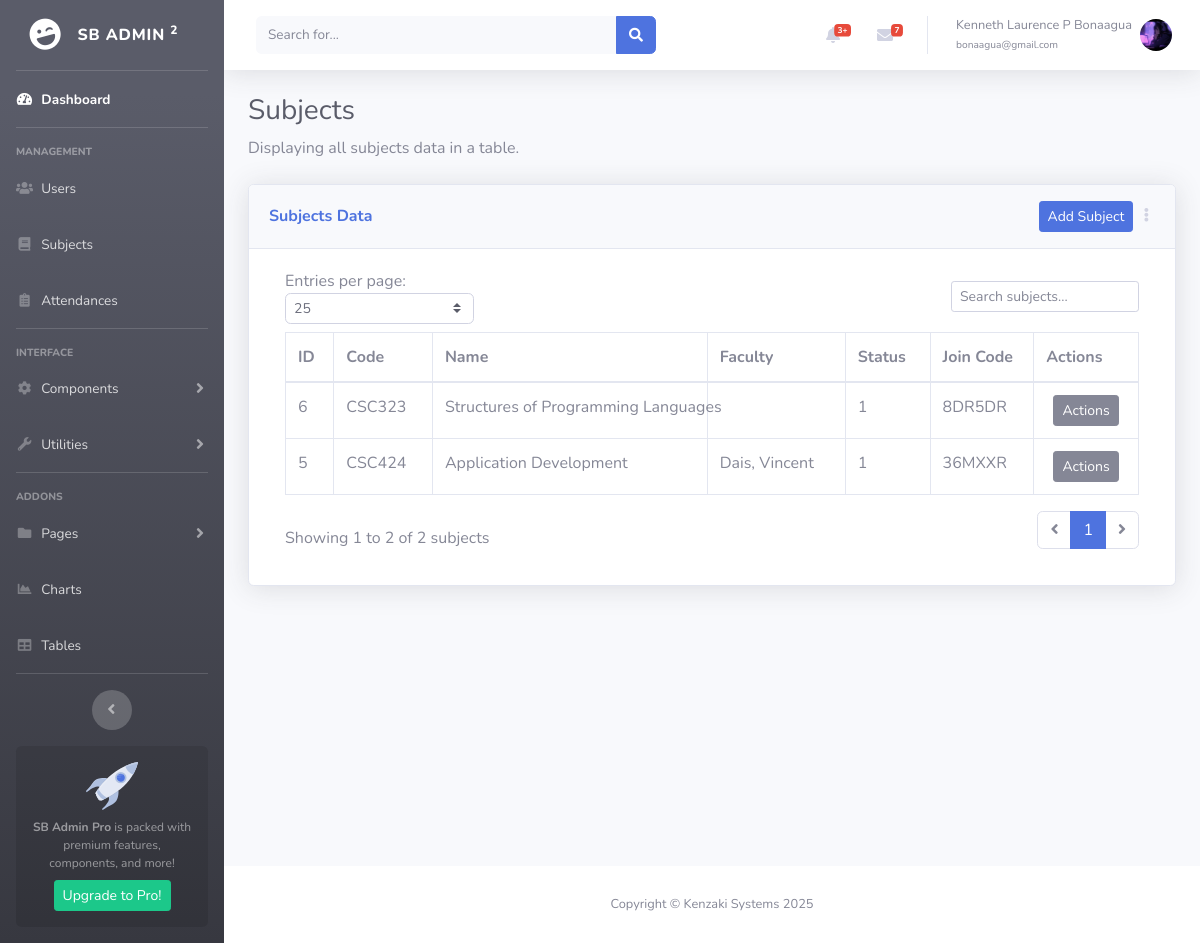
/subjects.php (signed in), run on the app's committed database.
### tables this page shows
CREATE TABLE `subjects` (
  `id` int(11) NOT NULL,
  `code` varchar(225) DEFAULT NULL,
  `name` varchar(225) DEFAULT NULL,
  `faculty_id` int(11) DEFAULT NULL,
  `status` int(11) DEFAULT NULL,
  `joincode` varchar(225) DEFAULT NULL
);

### subjects.php (the view, shortened to what this page needs)
<?php
include 'includes/header.php';
require 'db.php';
$sql = "SELECT subjects.*, CONCAT(users.lastname, ', ', users.firstname) AS faculty_name
        FROM subjects
        LEFT JOIN users ON subjects.faculty_id = users.id";
$result = $conn->query($sql);
?>
<div class="container-fluid">
    <h1 class="h3 mb-2 text-gray-800">Subjects</h1>
    <p class="mb-4">Displaying all subjects data in a table.</p>
    <div class="card shadow mb-4">
        <div class="card-header py-3 d-flex flex-row align-items-center justify-content-between">
            <h6 class="m-0 font-weight-bold text-primary">Subjects Data</h6>
            <div>
                <a href="#" class="btn btn-primary btn-sm" data-toggle="modal" data-target="#addSubjectModal">Add Subject</a>
                <div class="dropdown no-arrow d-inline">
                    <a class="dropdown-toggle" href="#" role="button" id="dropdownMenuLink" data-toggle="dropdown">
                        <i class="fas fa-ellipsis-v fa-sm fa-fw text-gray-400"></i>
                    </a>
                </div>
            </div>
        </div>
        <div class="card-body">
            <div class="table-responsive">
                <div class="px-3">
                    <table class="table table-bordered table-hover" id="dataTable" width="100%" cellspacing="0">
                        <thead>
                            <tr>
                                <th>ID</th>
                                <th>Code</th>
                                <th>Name</th>
                                <th>Faculty</th>
                                <th>Status</th>
                                <th>Join Code</th>
                                <th>Actions</th>
                            </tr>
                        </thead>
                        <tbody>
                            <?php
                            if ($result->num_rows > 0) {
                                while($row = $result->fetch_assoc()) {
                                    echo "<tr>";
                                    echo "<td><div style='max-width: 200px; white-space: nowrap;'>" . $row["id"]. "</div></td>";
                                    echo "<td><div style='max-width: 200px; white-space: nowrap;'>" . $row["code"]. "</div></td>";
                                    echo "<td><div style='max-width: 200px; white-space: nowrap;'>" . $row["name"]. "</div></td>";
                                    echo "<td><div style='max-width: 200px; white-space: nowrap;'>" . $row["faculty_name"]. "</div></td>";
                                    echo "<td><div style='max-width: 200px; white-space: nowrap;'>" . $row["status"]. "</div></td>";
                                    echo "<td><div style='max-width: 200px; white-space: nowrap;'>" . $row["joincode"]. "</div></td>";
                                    echo "<td class='text-center'><div style='max-width: 200px; white-space: nowrap;'>
                                            <div class='dropdown no-arrow'>
                                                <a class='dropdown-toggle btn btn-sm btn-secondary' href='#' role='button' id='dropdownMenuLink' data-toggle='dropdown' aria-haspopup='true' aria-expanded='false'>
                                                    Actions
                                                </a>
                                                <div class='dropdown-menu dropdown-menu-right shadow animated--fade-in' aria-labelledby='dropdownMenuLink'>
                                                    <a class='dropdown-item' href='view_subject.php?id=" . $row["id"] . "'><i class='fas fa-eye fa-sm fa-fw mr-2 text-gray-400'></i>View</a>
                                                    <a class='dropdown-item' href='#' onclick='editSubject(" . $row["id"] . ")'><i class='fas fa-edit fa-sm fa-fw mr-2 text-gray-400'></i>Edit</a>
                                                    <a class='dropdown-item' href='#' onclick='showJoinCode(" . $row["id"] . ", \"" . $row["joincode"] . "\", \"" . $row["code"] . "\")'><i class='fas fa-key fa-sm fa-fw mr-2 text-gray-400'></i>View Join Code</a>
                                                    <a class='dropdown-item' href='#' onclick='changeJoinCode(" . $row["id"] . ", \"" . $row["code"] . "\")'><i class='fas fa-sync fa-sm fa-fw mr-2 text-gray-400'></i>Change Join Code</a>
                                                    <a class='dropdown-item' href='#' onclick='deleteSubject(" . $row["id"] . ")'><i class='fas fa-trash fa-sm fa-fw mr-2 text-gray-400'></i>Delete</a>
                                                </div>
                                            </div>
                                        </div></td>";
                                    echo "</tr>";
                                }
                            } else {
                                echo "<tr><td colspan='7' class='text-center'>No subjects found</td></tr>";
                            }
                            ?>
                        </tbody>
                    </table>
                </div>
            </div>
        </div>
    </div>
</div>
</div>
<?php include 'includes/footer.php'; ?>
</body>
</html>

### includes/header.php (shortened to what this page needs)
<!DOCTYPE html>
<html lang="en">
<head>
    <link href="vendor/fontawesome-free/css/all.min.css" rel="stylesheet" type="text/css">
    <link href="css/sb-admin-2.min.css" rel="stylesheet">
</head>
<body id="page-top">
    <div id="wrapper">
        <ul class="navbar-nav bg-gradient-dark sidebar sidebar-dark accordion" id="accordionSidebar">
            <a class="sidebar-brand d-flex align-items-center justify-content-center" href="dashboard.php">
                <div class="sidebar-brand-icon rotate-n-15">
                    <i class="fas fa-laugh-wink"></i>
                </div>
                <div class="sidebar-brand-text mx-3">SB Admin <sup>2</sup></div>
            </a>
            <hr class="sidebar-divider my-0">
            <li class="nav-item active">
                <a class="nav-link" href="dashboard.php">
                    <i class="fas fa-fw fa-tachometer-alt"></i>
                    <span>Dashboard</span></a>
            </li>
            <hr class="sidebar-divider">
            <div class="sidebar-heading">
                Management
            </div>
            <li class="nav-item">
                <a class="nav-link" href="users.php">
                    <i class="fas fa-fw fa-users"></i>
                    <span>Users</span></a>
            </li>
            <li class="nav-item">
                <a class="nav-link" href="subjects.php">
                    <i class="fas fa-fw fa-book"></i>
                    <span>Subjects</span></a>
            </li>
            <li class="nav-item">
                <a class="nav-link" href="attendances.php">
                    <i class="fas fa-fw fa-clipboard-list"></i>
                    <span>Attendances</span></a>
            </li>
            <hr class="sidebar-divider">
            <div class="sidebar-heading">
                Interface
            </div>
            <li class="nav-item">
                <a class="nav-link collapsed" href="#" data-toggle="collapse" data-target="#collapseTwo"
                    aria-expanded="true" aria-controls="collapseTwo">
                    <i class="fas fa-fw fa-cog"></i>
                    <span>Components</span>
                </a>
            </li>
            <li class="nav-item">
                <a class="nav-link collapsed" href="#" data-toggle="collapse" data-target="#collapseUtilities"
                    aria-expanded="true" aria-controls="collapseUtilities">
                    <i class="fas fa-fw fa-wrench"></i>
                    <span>Utilities</span>
                </a>
            </li>
            <hr class="sidebar-divider">
            <div class="sidebar-heading">
                Addons
            </div>
            <li class="nav-item">
                <a class="nav-link collapsed" href="#" data-toggle="collapse" data-target="#collapsePages"
                    aria-expanded="true" aria-controls="collapsePages">
                    <i class="fas fa-fw fa-folder"></i>
                    <span>Pages</span>
                </a>
            </li>
            <li class="nav-item">
                <a class="nav-link" href="charts.html">
                    <i class="fas fa-fw fa-chart-area"></i>
                    <span>Charts</span></a>
            </li>
            <li class="nav-item">
                <a class="nav-link" href="tables.html">
                    <i class="fas fa-fw fa-table"></i>
                    <span>Tables</span></a>
            </li>
            <hr class="sidebar-divider d-none d-md-block">
            <div class="text-center d-none d-md-inline">
                <button class="rounded-circle border-0" id="sidebarToggle"></button>
            </div>
            <div class="sidebar-card d-none d-lg-flex">
                <img class="sidebar-card-illustration mb-2" src="img/undraw_rocket.svg" alt="...">
                <p class="text-center mb-2"><strong>SB Admin Pro</strong> is packed with premium features, components, and more!</p>
                <a class="btn btn-success btn-sm" href="https://startbootstrap.com/theme/sb-admin-pro">Upgrade to Pro!</a>
            </div>
        </ul>
        <div id="content-wrapper" class="d-flex flex-column">
            <div id="content">
                <nav class="navbar navbar-expand navbar-light bg-white topbar mb-4 static-top shadow">
                    <form
                        class="d-none d-sm-inline-block form-inline mr-auto ml-md-3 my-2 my-md-0 mw-100 navbar-search">
                        <div class="input-group">
                            <input type="text" class="form-control bg-light border-0 small" placeholder="Search for..."
                                aria-label="Search" aria-describedby="basic-addon2">
                            <div class="input-group-append">
                                <button class="btn btn-primary" type="button">
                                    <i class="fas fa-search fa-sm"></i>
                                </button>
                            </div>
                        </div>
                    </form>
                    <ul class="navbar-nav ml-auto">
                        <li class="nav-item dropdown no-arrow mx-1">
                            <a class="nav-link dropdown-toggle" href="#" id="alertsDropdown" role="button"
                                data-toggle="dropdown" aria-haspopup="true" aria-expanded="false">
                                <i class="fas fa-bell fa-fw"></i>
                                <span class="badge badge-danger badge-counter">3+</span>
                            </a>
                        </li>
                        <li class="nav-item dropdown no-arrow mx-1">
                            <a class="nav-link dropdown-toggle" href="#" id="messagesDropdown" role="button"
                                data-toggle="dropdown" aria-haspopup="true" aria-expanded="false">
                                <i class="fas fa-envelope fa-fw"></i>
                                <span class="badge badge-danger badge-counter">7</span>
                            </a>
                        </li>
                        <li class="nav-item dropdown no-arrow">
                            <a class="nav-link dropdown-toggle" href="#" id="userDropdown" role="button"
                                data-toggle="dropdown" aria-haspopup="true" aria-expanded="false">
                                <span class="mr-2 d-none d-lg-inline text-gray-600 small">
                                    <?php
                                    if (isset($_SESSION['firstname']) && isset($_SESSION['middle_init']) && isset($_SESSION['lastname'])) {
                                        echo $_SESSION['firstname'].' '.$_SESSION['middle_init'].' '.$_SESSION['lastname'];
                                    } else {
                                        echo 'User';
                                    }
                                    ?>
                                    <br>
                                    <small><?php echo isset($_SESSION['email']) ? $_SESSION['email'] : ''; ?></small>
                                </span>
                                <img class="img-profile rounded-circle"
                                    src="<?php echo empty($_SESSION['image']) ?
                                        (isset($_SESSION['gender']) && strtolower($_SESSION['gender']) === 'female' ?
                                            'img/undraw_profile_1.svg' : 'img/undraw_profile.svg') : $_SESSION['image']; ?>"
                                    style="width: 32px; height: 32px; object-fit: cover;">
                            </a>
                        </li>
                    </ul>
                </nav>

### includes/footer.php (shortened to what this page needs)
        <footer class="sticky-footer bg-white">
            <div class="container my-auto">
                <div class="copyright text-center my-auto">
                    <span>Copyright &copy; Kenzaki Systems <?php echo date('Y'); ?></span>
                </div>
            </div>
        </footer>
    </div>
</div>

### data on the page
subjects: id "5", code "CSC424", name "Application Development", faculty_name "Dais, Vincent", status "1", joincode "36MXXR"
subjects: id "6", code "CSC323", name "Structures of Programming Languages", status "1", joincode "8DR5DR"

### other printed values
$_SESSION['firstname'] "Kenneth Laurence"
$_SESSION['middle_init'] "P"
$_SESSION['lastname'] "Bonaagua"
$_SESSION['email'] "bonaagua@gmail.com"
